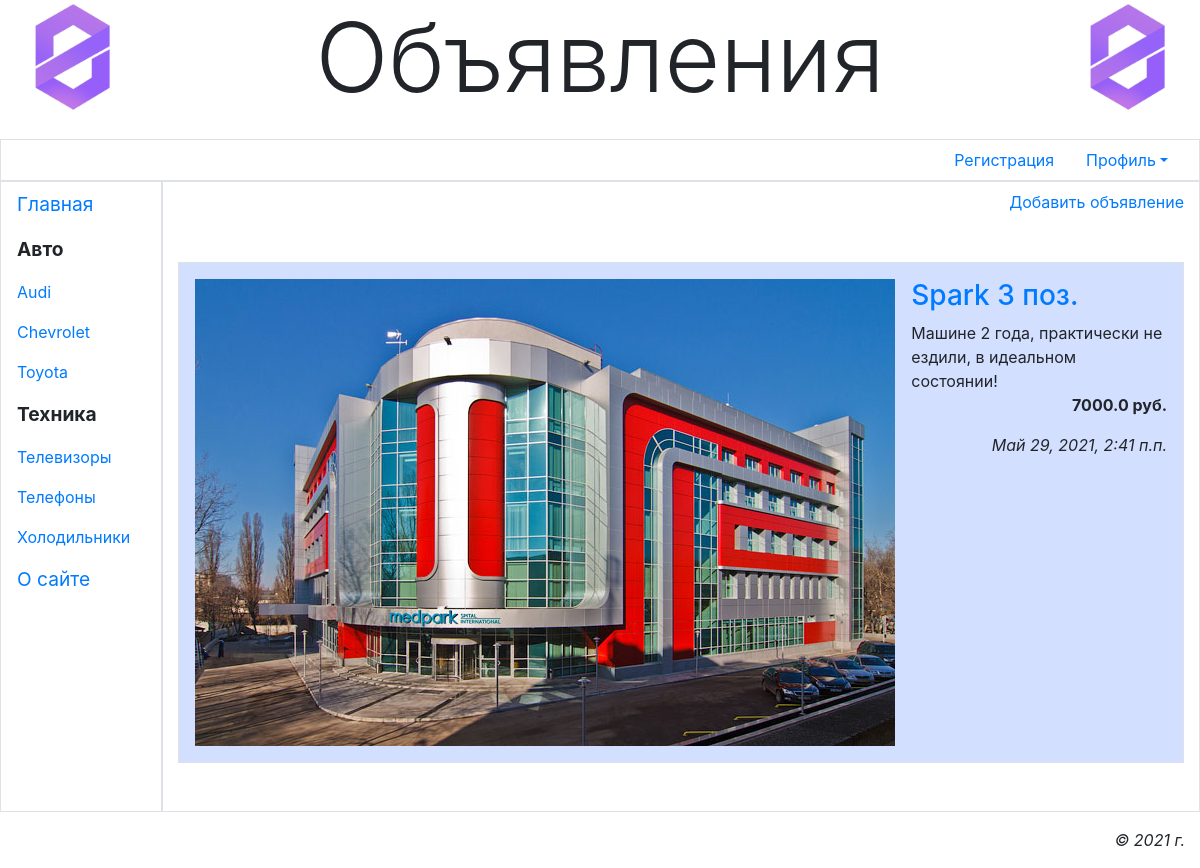
Screenshot of /main/accounts/profile/ (signed in) with the database file from the repository.
### main/models.py (models this page shows, shortened)
class Rubric(models.Model):
    name = models.CharField(max_length=20, db_index=True, unique=True, verbose_name='Наименование')
    order = models.SmallIntegerField(default=0, db_index=True, verbose_name='Порядок')
    super_rubric = models.ForeignKey('SuperRubric', on_delete=models.PROTECT, null=True, blank=True,
                                     verbose_name='Надрубрика')

class Bb(models.Model):
    rubric = models.ForeignKey(SubRubric, on_delete=models.PROTECT, verbose_name='Рубрика')
    title = models.CharField(max_length=40, verbose_name='Товар')
    content = models.TextField(verbose_name='Описание')
    price = models.FloatField(default=0, verbose_name='Цена')
    contacts = models.TextField(verbose_name='Контакты')
    image = models.ImageField(blank=True, upload_to=get_timestamp_path, verbose_name='Изображение')
    author = models.ForeignKey(AdvUser, on_delete=models.CASCADE, verbose_name='Автор объявления')
    is_active = models.BooleanField(default=True, db_index=True, verbose_name='Выводить в списке?')
    created_at = models.DateTimeField(auto_now_add=True, db_index=True, verbose_name='Опубликовано')
    class Meta:
        verbose_name = 'Объявление'
        verbose_name_plural = 'Объявления'
        ordering = ['-created_at']

### main/views.py (the view)
# urls.py: path('accounts/profile/', profile, name='profile'),
@login_required
def profile(request):
    bbs = Bb.objects.filter(author=request.user.pk)
    context = {'bbs': bbs}
    return render(request, 'main/profile.html', context)

### main/models.py (called while the page is built)
    def get_queryset(self):
        return super().get_queryset().filter(super_rubric__isnull=False)

### main/templates/main/profile.html (shortened to what this page needs)
{% extends 'layout/basic.html' %}
{% load bootstrap4 %}
{% load static %}
{% load thumbnail %}
{% block content %}
<p class="text-right mt-2"><a href="{% url 'profile_bb_add' %}">Добавить объявление</a></p>
 {% if bbs %}
    <ul class="list-unstyled">
        {% for bb in bbs %}
        <li class="media my-5 p-3 border">
            {% url 'profile_bb_detail' pk=bb.pk as url %}
            <a href="{{ url }}{{ all }}">
            {% if bb.image %}
            <img class="mr-3" src="{% thumbnail bb.image 'default' %}" alt="">
            {% else %}
            <img class="mr-3 empty_img" src="{% static 'main/empty.png' %}" alt="">
            {% endif %}
            </a>
            <div class="media-body">
                <h3><a href="{{ url }}{{ all }}">{{ bb.title }}</a></h3>
                <div>{{ bb.content }}</div>
                <p class="text-right font-weight-bold">{{ bb.price }} руб.</p>
                <p class="text-right font-italic">{{ bb.created_at }}</p>
            </div>
        </li>
        {% endfor %}
    </ul>
{% endif %}
{% endblock %}

### main/templates/layout/basic.html (shortened to what this page needs)
{% load bootstrap4 %}
{% load static %}
<!DOCTYPE html>
<html lang="ru">
	<head>
		{% bootstrap_css %}
		<link rel="stylesheet" type="text/css" href="{% static 'main/style.css' %}">
        <link rel="stylesheet" href="https://cdn.jsdelivr.net/npm/bootstrap@4.6.0/dist/css/bootstrap.min.css">
	</head>
	<body class="container-fluid">
		<header class="mb-4">
			<h1 class="display-1 text-center">Объявления</h1>
		</header>
		<div class="row">
			<ul class="col nav justify-content-end border">
				<li class="nav-item">
					<a class="nav-link" href="{% url 'register' %}">Регистрация</a>
				</li>
                {% if user.is_authenticated %}
				<li class="nav-item dropdown">
					<a class="nav-link dropdown-toggle" data-toggle="dropdown" href="#" role="button">Профиль</a>
				</li>
                {% else %}
				<li class="nav-item"><a class="nav-link" href="{% url 'login' %}">Bxoд</a></li>
                {% endif %}
			</ul>
		</div>
		<div class="row">
			<nav class="col-md-auto nav flex-column border">
				<a class="nav-link root" href="{% url 'index' %}">Главная</a>
                {% for rubric in rubrics %}
                {% ifchanged rubric.super_rubric.pk %}
                <span class="nav-link root font-weight-bold">
                {{ rubric.super_rubric.name }}
                </span>
                {% endifchanged %}
                <a class="nav-link" href="{% url 'by_rubric' pk=rubric.pk %}">{{ rubric.name }}</a>
                {% endfor %}
				<a class="nav-link root" href="{% url 'other' page='about' %}">О сайте</a>
			</nav>
			<section class="col border ру-2">
				{% block content %}{% endblock %}
			</section>
		</div>
		<footer class="mt-3">
			<p class="text-right font-italic">&copy; 2021 г.</p>
		</footer>
	</body>
</html>

### main/static/main/style.css (style rules this page uses)
header h1 { background: url("bg.jpg") left / auto 100% no-repeat, url("bg.jpg") right / auto 100% no-repeat; }
.root { font-size: larger; }
li.border { background-color: #d3dfff; }

### rows the page displays
Rubric: super_rubric.name "Авто", name "Audi"
Rubric: name "Chevrolet"
Rubric: name "Toyota"
Rubric: super_rubric.name "Техника", name "Телевизоры"
Rubric: name "Телефоны"
Rubric: name "Холодильники"
Bb: image (picture), title "Spark 3 поз.", content "Машине 2 года, практически не ездили, в идеальном состоянии!", price "7000.0", created_at "Май 29, 2021, 2:41 п.п."
